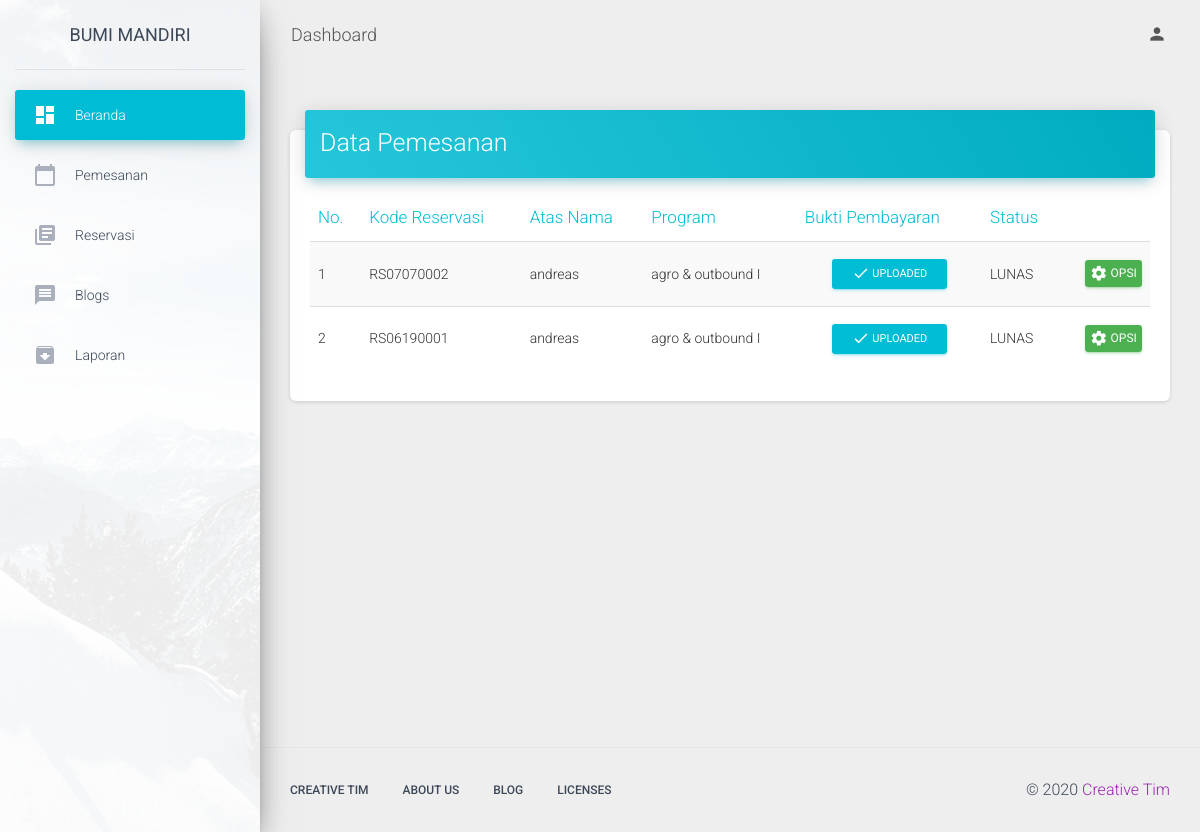
The page /index.php/admin/pemesanan on the database as committed earlier.
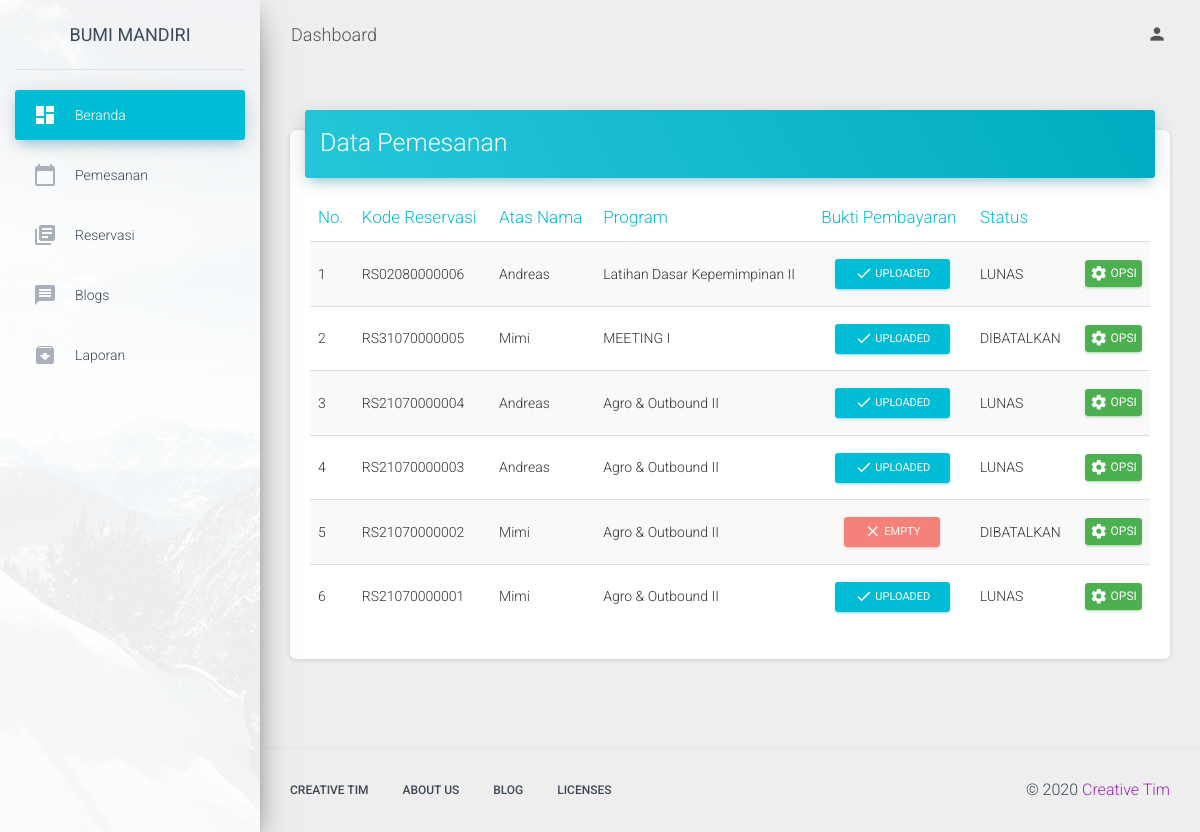
The same page on the database as committed later.
### tables this page shows
CREATE TABLE IF NOT EXISTS `reservasi` (
  `id` int(11) NOT NULL AUTO_INCREMENT,
  `kode_reservasi` char(20) NOT NULL,
  `tgl_masuk` date NOT NULL,
  `tgl_keluar` date NOT NULL,
  `paket_program_id` int(11) NOT NULL,
  `jumlah_org` int(11) NOT NULL,
  `tagihan` int(11) NOT NULL,
  `pembayaran` varchar(20) NOT NULL,
  `id_pelanggan` int(11) NOT NULL,
  `bukti` varchar(100) NOT NULL,
  PRIMARY KEY (`id`),
  KEY `kode_reservasi` (`kode_reservasi`)
);

CREATE TABLE IF NOT EXISTS `pelanggan` (
  `id` int(11) NOT NULL AUTO_INCREMENT,
  `nama_depan` varchar(80) NOT NULL,
  `nama_belakang` varchar(80) NOT NULL,
  `email` varchar(80) NOT NULL,
  `username` varchar(80) NOT NULL,
  `password` char(60) NOT NULL,
  `alamat` text NOT NULL,
  `telp` varchar(16) NOT NULL,
  `foto_profil` varchar(100) NOT NULL,
  `tgl_reg` date NOT NULL,
  PRIMARY KEY (`id`)
);

CREATE TABLE IF NOT EXISTS `paket_program` (
  `id` int(11) NOT NULL AUTO_INCREMENT,
  `nama_program` varchar(30) NOT NULL,
  `fasilitas` varchar(100) NOT NULL,
  `konsumsi` varchar(80) NOT NULL,
  `lama_kegiatan` varchar(20) NOT NULL,
  `jumlah_hari` int(11) NOT NULL,
  `harga` int(11) NOT NULL,
  `minkapasitas` int(11) NOT NULL,
  `kapasitas` int(11) NOT NULL,
  `status` int(11) NOT NULL,
  `program_img` varchar(50) NOT NULL,
  `paket_jenis_id` int(11) NOT NULL,
  PRIMARY KEY (`id`),
  KEY `program_jenis_id` (`paket_jenis_id`)
);

### application/controllers/Admin.php (called while the page is built, shortened)
<?php
class Admin extends CI_Controller {
	function __construct(){
		$this->load->helper('url');
        $this->load->helper('text');
        $this->load->library('pdf');
		$this->load->model('Admin_model');
		$this->load->model('Paket_model');
		$this->load->model('Petugas_model');
		$this->load->model('Pelanggan_model');
		$this->load->model('Reservasi_model');
		$this->load->model('Post_model');
		$this->load->model('Testimoni_model');
		$this->load->model('Pemesanan');
	}
	public function pemesanan()
	{
		$data=array('res'=>$this->Pemesanan->get_pemesanan());
		$this->load->view('admin/template/head');
		$this->load->view('admin/template/sidebar');
		$this->load->view('admin/pemesanan', $data);
		$this->load->view('admin/template/foot');
	}
}

### index.php (called while the page is built, shortened)
<?php
require_once BASEPATH.'core/CodeIgniter.php';

### application/models/Pemesanan.php (called while the page is built, shortened)
<?php
class Pemesanan extends CI_Model {
	function get_pemesanan(){
		$result=$this->db->query("SELECT reservasi.id, reservasi.kode_reservasi, reservasi.id_pelanggan, reservasi.paket_program_id, pelanggan.nama_depan, reservasi.bukti, paket_program.nama_program, reservasi.pembayaran FROM (reservasi INNER JOIN pelanggan ON reservasi.id_pelanggan=pelanggan.id) INNER JOIN paket_program ON reservasi.paket_program_id=paket_program.id ORDER BY reservasi.id DESC;");
        return $result;
	}
}

### application/views/admin/pemesanan.php (the view, shortened to what this page needs)
<!DOCTYPE html>
<html lang="en">
    <div class="main-panel">
     <nav class="navbar navbar-expand-lg navbar-transparent navbar-absolute fixed-top ">
        <div class="container-fluid">
          <div class="navbar-wrapper">
            <a class="navbar-brand" href="#pablo">Dashboard</a>
          </div>
          <div class="collapse navbar-collapse justify-content-end">
            <ul class="navbar-nav">
              <li class="nav-item dropdown">
                <a class="nav-link" href="#pablo" id="navbarDropdownProfile" data-toggle="dropdown" aria-haspopup="true" aria-expanded="false">
                  <i class="material-icons">person</i>
                </a>
              </li>
            </ul>
          </div>
        </div>
      </nav>
      <div class="content">
        <div class="container-fluid">
          <div class="">
              <div class="card">
                <div class="card-header card-header-info">
                  <h3 class="card-title">Data Pemesanan</h3>
                </div>
                <div class="card-body table-responsive">
                  <table id="myTable" class="table table-hover  table-striped">
                    <thead class="text-info">
                      <th>No.</th>
                      <th>Kode Reservasi</th>
                      <th>Atas Nama</th>
                      <th>Program</th>
                      <th>Bukti Pembayaran</th>
                      <th>Status</th>
                      <th></th>
                    </thead>
                    <tbody><?php $no=1; ?><?php foreach ($res->result() as $post): ?>
                      <tr>
                        <td><?php echo $no++  ?></td>
                        <td><?php echo $post->kode_reservasi  ?></td>
                        <td><?php echo $post->nama_depan  ?></td>
                        <td><?php echo $post->nama_program  ?></td>
                        <td class="text-center">
                          <?php
                            if (empty($post->bukti)) {
                              echo '<button type="button" class="btn btn-danger btn-sm" data-toggle="modal" data-target="#showModal" disabled>
                            <i class="material-icons">close</i> Empty
                            </button>';
                            }
                            else{
                              echo '<button type="button" class="btn btn-info btn-sm" data-toggle="modal" data-target="#'.$post->kode_reservasi.'">
                            <i class="material-icons">done</i> Uploaded
                            </button>';
                            }
                          ?>
                        </td>
                        <td class="status-pembayaran"><?php echo $post->pembayaran  ?></td>
                        <td class="td-actions text-right">
                              <a href="<?php echo base_url() ?>Admin/opsi_pemesanan/<?php echo $post->kode_reservasi  ?>" rel="tooltip" title="Lihat Detail" class="btn btn-success konfirmasi">
                                <i class="material-icons">settings</i> Opsi
                              </a>
                            </td>
                      </tr>
                    <?php endforeach; ?></tbody>
                  </table>
                </div>
              </div>
            </div>
        </div>
      </div>
      <footer class="footer">
        <div class="container-fluid">
          <nav class="float-left">
            <ul>
              <li>
                <a href="https://www.creative-tim.com">
                  Creative Tim
                </a>
              </li>
              <li>
                <a href="https://creative-tim.com/presentation">
                  About Us
                </a>
              </li>
              <li>
                <a href="http://blog.creative-tim.com">
                  Blog
                </a>
              </li>
              <li>
                <a href="https://www.creative-tim.com/license">
                  Licenses
                </a>
              </li>
            </ul>
          </nav>
          <div class="copyright float-right">
            &copy;
            <a href="https://www.creative-tim.com" target="_blank">Creative Tim</a>
          </div>
        </div>
      </footer>
    </div>
  </div>

### application/views/admin/template/head.php (shortened to what this page needs)
<!DOCTYPE html>
<html>
<head>
  <link rel="stylesheet" href="https://maxcdn.bootstrapcdn.com/font-awesome/latest/css/font-awesome.min.css">
  <link href="<?php echo base_url();?>/assets/css/material-dashboard.css" rel="stylesheet" />
	<link rel="stylesheet" type="text/css" href="https://cdnjs.cloudflare.com/ajax/libs/Chart.js/2.8.0/Chart.min.css">
  <link href="https://unpkg.com/gijgo@1.9.13/css/gijgo.min.css" rel="stylesheet" type="text/css" />
  <link rel="stylesheet" type="text/css" href="https://cdn.datatables.net/v/bs4/jszip-2.5.0/dt-1.10.18/b-1.5.6/b-html5-1.5.6/b-print-1.5.6/r-2.2.2/datatables.min.css"/>
</head>

### application/views/admin/template/sidebar.php (shortened to what this page needs)
<body class="">
  <div class="wrapper ">
    <div class="sidebar" data-color="azure" data-background-color="white" data-image="<?php echo base_url();?>/assets/img/sidebar-1.jpg">
      <div class="logo">
        <a href="<?php echo base_url()?>Admin" class="simple-text logo-normal">
          Bumi Mandiri
        </a>
      </div>
      <div class="sidebar-wrapper">
        <ul class="nav">
          <li class="nav-item active">
            <a class="nav-link" href="<?php echo base_url()?>Admin">
              <i class="material-icons">dashboard</i>
              <p>Beranda</p>
            </a>
          </li>
          <li class="nav-item ">
            <a class="nav-link" href="<?php echo base_url()?>Admin/pemesanan">
              <i class="material-icons">calendar_today</i>
              <p>Pemesanan</p>
            </a>
          </li>
          <li class="nav-item">
            <a class="nav-link collapsed" href="#submenu1" data-toggle="collapse" data-target="#submenu1">
              <i class="material-icons">library_books</i>
              <p>Reservasi</p>
            </a>
          </li>
          <li class="nav-item ">
            <a class="nav-link" href="<?php echo base_url()?>Admin/kelola_blog">
              <i class="material-icons">message</i>
              <p>Blogs</p>
            </a>
          </li>
          <li class="nav-item">
            <a class="nav-link collapsed" href="#submenu3" data-toggle="collapse" data-target="#submenu3">
              <i class="material-icons">archive</i>
              <p>Laporan</p>
            </a>
          </li>
        </ul>
      </div>
    </div>

### application/views/admin/template/foot.php (shortened to what this page needs)
</body>
</html>

Rows that differ between the two databases and show on the page:
removed reservasi: kode_reservasi "RS07070002", id_pelanggan.nama_depan "andreas", paket_program.nama_program "agro & outbound I", pembayaran "LUNAS"
added reservasi: kode_reservasi "RS02080000006", id_pelanggan.nama_depan "Andreas", paket_program.nama_program "Latihan Dasar Kepemimpinan II", pembayaran "LUNAS"
added reservasi: kode_reservasi "RS31070000005", id_pelanggan.nama_depan "Mimi", paket_program.nama_program "MEETING I", pembayaran "DIBATALKAN"
added reservasi: kode_reservasi "RS21070000004", id_pelanggan.nama_depan "Andreas", paket_program.nama_program "Agro & Outbound II", pembayaran "LUNAS"
added reservasi: kode_reservasi "RS21070000003", id_pelanggan.nama_depan "Andreas", paket_program.nama_program "Agro & Outbound II", pembayaran "LUNAS"
added reservasi: kode_reservasi "RS21070000002", id_pelanggan.nama_depan "Mimi", paket_program.nama_program "Agro & Outbound II", shows "EMPTY", pembayaran "DIBATALKAN"
changed reservasi (number 6 of 6 on the later page): kode_reservasi "RS06190001" → "RS21070000001"; id_pelanggan.nama_depan "andreas" → "Mimi"; paket_program.nama_program "agro & outbound I" → "Agro & Outbound II"
